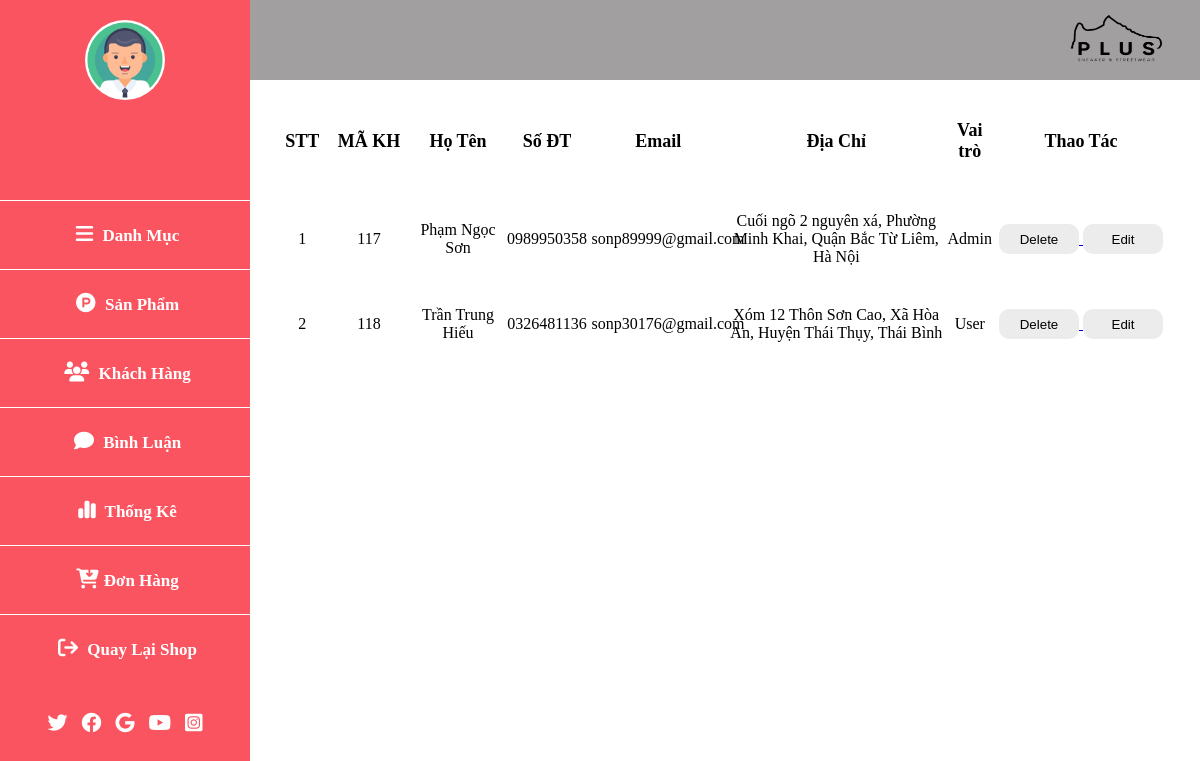
Page /admin/index.php?btn=page_kh on the committed database.
### tables this page shows
CREATE TABLE `tai_khoan` (
  `ma_tk` int(10) NOT NULL,
  `ho_ten` varchar(100) NOT NULL,
  `email` varchar(100) NOT NULL,
  `mat_khau` varchar(32) NOT NULL,
  `sdt` varchar(11) NOT NULL,
  `dia_chi` varchar(200) NOT NULL,
  `vai_tro` int(10) NOT NULL,
  `province_id` int(10) NOT NULL,
  `district_id` int(10) NOT NULL,
  `wards_id` int(10) NOT NULL
);

### model/pdo.php (called while the page is built, shortened)
<?php
if (!function_exists('pdo_get_connection')) {
    function pdo_get_connection()
    {
        $dburl = "mysql:host=localhost;dbname=project_duan1;charset=utf8";
        $username = 'root';
        $password = '';
        $conn = new PDO($dburl, $username, $password);
        $conn->setAttribute(PDO::ATTR_ERRMODE, PDO::ERRMODE_EXCEPTION);
        return $conn;
    }
}
if (!function_exists('pdo_query')) {
    function pdo_query($sql)
    {
        $sql_args = array_slice(func_get_args(), 1);
        try {
            $conn = pdo_get_connection();
            $stmt = $conn->prepare($sql);
            $stmt->execute($sql_args);
            $rows = $stmt->fetchAll();
            return $rows;
        } catch (PDOException $e) {
            throw $e;
        } finally {
            unset($conn);
        }
    }
}
if (!function_exists('pdo_query_one')) {
    function pdo_query_one($sql)
    {
        $sql_args = array_slice(func_get_args(), 1);
        try {
            $conn = pdo_get_connection();
            $stmt = $conn->prepare($sql);
            $stmt->execute($sql_args);
            $row = $stmt->fetch(PDO::FETCH_ASSOC);
            return $row;
        } catch (PDOException $e) {
            throw $e;
        } finally {
            unset($conn);
        }
    }
}

### model/taikhoan.php (called while the page is built, shortened)
<?php
if (!function_exists('loadall_taikhoan')) {
    function loadall_taikhoan()
    {
        $sql = "SELECT * FROM `tai_khoan` order by `ma_tk` ";
        $khachhang = pdo_query($sql);
        return $khachhang;
    }
}
function name_province( $province){
    $sql= "SELECT * FROM `province` WHERE province_id = ". $province;
    $kh = pdo_query_one($sql);
    return $kh;
}
function name_district( $district){
    $sql= "SELECT * FROM `district` WHERE district_id =". $district;
    $kh = pdo_query_one($sql);
    return $kh;
}
function name_wards( $wards){
    $sql= "SELECT * FROM `wards` WHERE wards_id =". $wards;
    $kh = pdo_query_one($sql);
    return $kh;
}

### admin/user/list_kh.php (the view, shortened to what this page needs)
<main>
    <div class="logo">
        <img src="../img/image(1269)_preview_rev_1 (1).png" alt="">
    </div>
    <div class="content">
        <div class="content-product">
            <div style="width: 5%;" class="product-title">STT</div>
            <div style="width: 10%;" class="product-title">MÃ KH</div>
            <div style="width: 10%;" class="product-title">Họ Tên</div>
            <div style="width: 10%;" class="product-title">Số ĐT</div>
            <div style="width: 15%;" class="product-title">Email</div>
            <div style="width: 25%;" class="product-title">Địa Chỉ</div>
            <div style="width: 5%;" class="product-title">Vai trò</div>
            <div style="width: 20%;" class="product-title">Thao Tác</div>
        </div>
        <?php
        $sum = 1;
        $delete = "return confirm('Bạn có chắc chắn muốn xóa')";
        $edit = "return confirm('Bạn có chắc chắn muốn sửa')";
        foreach ($list_user as $list) {
            extract($list);
            $city = name_province($province_id);
            $huyen = name_district($district_id);
            $xa = name_wards($wards_id);
            $address = $dia_chi . ', ' . $xa['name'] . ', ' . $huyen['name'] . ', ' . $city['name'];
            $delete_user = "index.php?btn=delete_user&ma_tk=" . $ma_tk;
            $edit_user = "index.php?btn=edit_user&ma_tk=" . $ma_tk;
            ?>
            <div class="content-product">
                <div style="width: 5%;" class="product-items">
                    <?= $sum++ ?>
                </div>
                <div style="width: 10%;" class="product-items">
                    <?= $ma_tk ?>
                </div>
                <div style="width: 10%;" class="product-items">
                    <?= $ho_ten ?>
                </div>
                <div style="width: 10%;" class="product-items">
                    <?= $sdt ?>
                </div>
                <div style="width: 15%;" class="product-items">
                    <?= $email ?>
                </div>
                <div style="width: 25%;" class="product-items">
                    <?= $address ?>
                </div>
                <div style="width: 5%;" class="product-items">
                    <?php if ($list['vai_tro'] == 1) {
                        echo "Admin";
                    } else {
                        echo "User";
                    }
                    ; ?>
                </div>
                <div style="width: 20%;" class="product-items">
                    <a href="<?= $delete_user ?>">
                        <input type="button" <?php
                        if (isset($_SESSION['user'])) {
                            if ($list['ma_tk'] == $_SESSION['user']['ma_tk']) {
                                if (isset($thong_bao) && ($thong_bao != "")) {
                                    echo $thong_bao;
                                }
                            }
                        }
                        ?> value="Delete" class="operation" onclick="<?= $delete ?>">
                    </a>
                    <a href="<?= $edit_user ?>">
                        <input type="button" value="Edit" class="operation" onclick="<?= $edit ?>">
                    </a>
                </div>
            </div>
            <?php
        }
        ?>
    </div>
</main>
</div>

### admin/header.php (shortened to what this page needs)
<!DOCTYPE html>
<html lang="en">
<head>
    <link rel="stylesheet" href="https://cdnjs.cloudflare.com/ajax/libs/font-awesome/6.4.0/css/all.min.css">
    <link rel="stylesheet" href="../css/admin.css">
</head>
<body>
    <div class="page">
        <header class="wrapper-nav">
            <div class="account">
                <img src="../img/Avatar-Profile-Vector-PNG-Clipart.png" alt="">
                <h2>
                </h2>
            </div>
            <div class="category_admin">
                <ul>
                    <li><a href="index.php?btn=list_dm"><i class="fa-solid fa-bars"></i> Danh Mục</a></li>
                    <li><a href="index.php?btn=list_sp"><i class="fa-brands fa-product-hunt"></i> Sản Phẩm</a></li>
                    <li><a href="index.php?btn=page_kh"><i class="fa-solid fa-users"></i> Khách Hàng </a></li>
                    <li><a href="index.php?btn=page_bl"><i class="fa-solid fa-comment"></i> Bình Luận</a></li>
                    <li><a href="index.php?btn=page_tk"><i class="fa-solid fa-chart-simple"></i> Thống Kê</a></li>
                    <li><a href="index.php?btn=page_dh"><i class="fa-solid fa-cart-arrow-down"></i>Đơn Hàng</a></li>
                    <li> <a href="../index.php"><i class="fa-solid fa-arrow-right-from-bracket"></i> Quay Lại Shop</a></li>
                </ul>
            </div>
            <div class="icon_share">
                <i class="fa-brands fa-twitter"></i>
                <i class="fa-brands fa-facebook"></i>
                <i class="fa-brands fa-google"></i>
                <i class="fa-brands fa-youtube"></i>
                <i class="fa-brands fa-square-instagram"></i>
            </div>
        </header>

### admin/index.php (shortened to what this page needs)
<?php
include_once '../model/pdo.php';
include '../model/taikhoan.php';
include "header.php";
if (isset($_GET['btn'])) {
   $btn = $_GET['btn'];
   switch ($btn) {
      case 'page_kh':
         $list_user = loadall_taikhoan();
         include "user/list_kh.php";
         break;
   }
} else {
   include "home.php";
}
include "footer.php";

### admin/footer.php
</body>
</html>

### css/admin.css (style rules this page uses)
* { box-sizing: border-box; margin: 0; }
.page { display: flex; height: 100%; }
header { width: 250px; height: 100%; background-color: #f83744d9; color: white; }
.wrapper-nav { z-index: 1; position: fixed; }
.account { height: 200px; text-align: center; }
.account h2 { height: 70px; }
.account img { width: 80px; height: 80px; margin: 20px 0; background-color: white; border-radius: 50%; }
.category_admin ul { padding: 0; }
.category_admin ul li { width: 100%; height: 69px; list-style: none; border-top: 1px solid white; display: flex; justify-content: center; align-items: center; }
.category_admin ul li a { text-decoration: none; color: white; font-size: 17px; font-weight: 700; }
.category_admin ul li a i { font-size: 20px; margin: 0 5px; }
main { width: 100%; background-color: white; margin-left: 250px; }
.logo { display: flex; justify-content: end; width: 100%; background-color: #a19f9f; height: 80px; }
.logo img { width: 170px; height: 100%; }
.icon_share { height: 125px; text-align: center; padding: 30px 0; }
.icon_share i { font-size: 20px; margin: 0 5px; }
.content-product { margin: 20px 30px; display: flex; align-items: center; }
.product-title { text-align: center; font-size: 18px; font-weight: 800; padding: 10px 0; }
.content-product { text-align: center; padding: 10px 0; }
.product-items .operation { width: 80px; height: 30px; border-radius: 10px; border: none; background-color: #ececec; transition: 0.3s ease-in; }

### rows in the picture
tai_khoan: ma_tk "117", ho_ten "Phạm Ngọc Sơn", sdt "0989950358", email "sonp89999@gmail.com", address "Cuối ngõ 2 nguyên xá, Phường Minh Khai, Quận Bắc Từ Liêm, Hà Nội", vai_tro "Admin"
tai_khoan: ma_tk "118", ho_ten "Trần Trung Hiếu", sdt "0326481136", email "sonp30176@gmail.com", address "Xóm 12 Thôn Sơn Cao, Xã Hòa An, Huyện Thái Thụy, Thái Bình", vai_tro "User"
